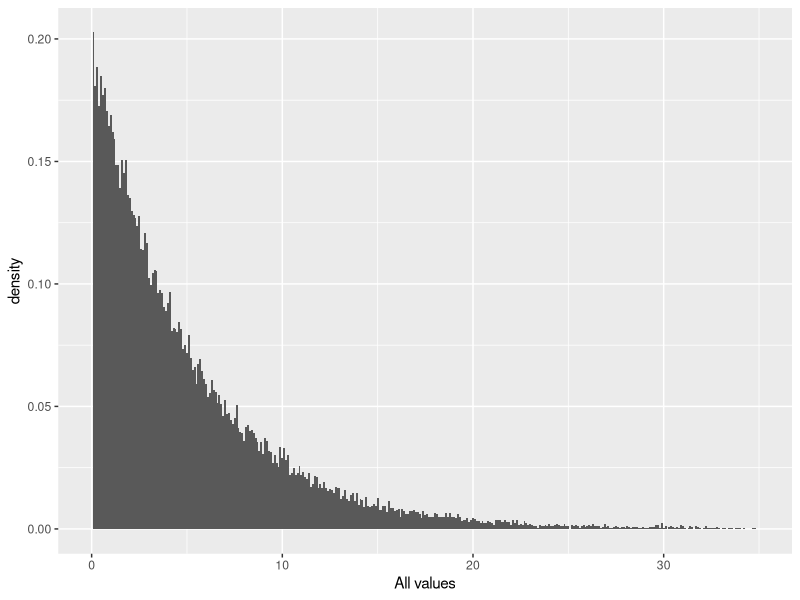
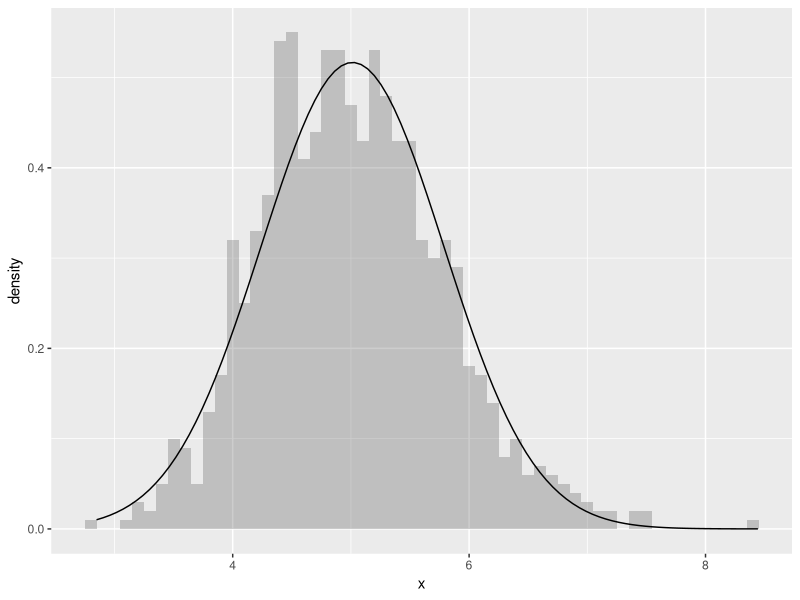

Recreate these plots in R, in order.
## ---- chunk 1
nosim <- 1000 # number simulations
n <- 40
lambda <- 0.2 
## ---- chunk 2
m.dist <- 1/lambda
sd.dist <- 1/lambda

m.dist
sd.dist

## ---- chunk 3
ALL <- rexp(nosim*n, lambda) # all data

MEAN <- matrix(ALL, nosim)   # split in blocks of 'n' samples
means <- apply(MEAN, 1, mean) # calculate the mean of each block
## ---- chunk 4
library(ggplot2)

DF.ALL <- data.frame(values=ALL)
ggplot(DF.ALL, aes(x=values)) + geom_histogram(binwidth=.1, aes(y= ..density..)) + xlim(0, 35) + xlab("All values")
## ---- chunk 5

m.all <- mean(ALL)
sd.all <- sd(ALL)

m.all
sd.all

## ---- chunk 6

m.means <- mean(means)
sd.means <- sd(means) # sd calculated from the means of 'n' samples

sd.n <- sd.all/sqrt(n) # sd based on original sd, corrected for mean of 'n' samples

m.means
sd.means
sd.n

## ---- chunk 7
sd.dist / sqrt(n) 
## ---- chunk 8

DF <- data.frame(x=means)

ggplot(DF, aes(x=x)) + geom_histogram(alpha=0.3,binwidth=.1, aes(y= ..density..)) + stat_function(fun=dnorm, args=list(mean=m.means, sd=sd.means)) 
